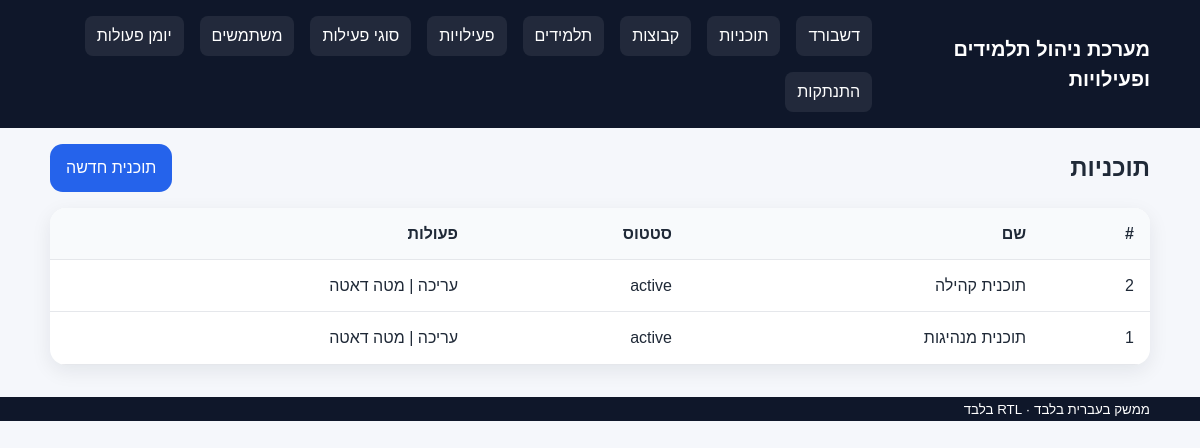
Screenshot of /programs.php (signed in) with the database file from the repository.
### tables this page shows
CREATE TABLE programs (
    id BIGINT UNSIGNED AUTO_INCREMENT PRIMARY KEY,
    name VARCHAR(150) NOT NULL,
    status ENUM('active', 'inactive') NOT NULL DEFAULT 'active',
    deleted_at TIMESTAMP NULL DEFAULT NULL,
    created_at TIMESTAMP NULL DEFAULT CURRENT_TIMESTAMP,
    updated_at TIMESTAMP NULL DEFAULT CURRENT_TIMESTAMP ON UPDATE CURRENT_TIMESTAMP
);

### includes/functions.php (called while the page is built, shortened)
<?php
function e($value): string
{
    return htmlspecialchars((string)$value, ENT_QUOTES, 'UTF-8');
}

### public/programs.php (the view, shortened to what this page needs)
<?php
$db = getDB();
$programs = $db->query('SELECT * FROM programs ORDER BY id DESC')->fetchAll();
include __DIR__ . '/../includes/header.php';
?>
<section class="page-header actions-between"><h2>תוכניות</h2><a class="btn primary" href="program_form.php">תוכנית חדשה</a></section>
<div class="table-wrap"><table><thead><tr><th>#</th><th>שם</th><th>סטטוס</th><th>פעולות</th></tr></thead><tbody>
<?php foreach ($programs as $program): ?>
<tr><td><?= (int)$program['id'] ?></td><td><?= e($program['name']) ?></td><td><?= e($program['status']) ?></td><td><a href="program_form.php?id=<?= (int)$program['id'] ?>">עריכה</a> | <a href="metadata_fields.php?program_id=<?= (int)$program['id'] ?>">מטה דאטה</a></td></tr>
<?php endforeach; ?>
</tbody></table></div>
<?php include __DIR__ . '/../includes/footer.php'; ?>

### assets/css/layout.css (style rules this page uses)
body { font-family:Arial,sans-serif;background:#f5f7fb;color:#1f2937;line-height:1.5 }
.header-inner,.main-nav,.actions-between,.button-row { display:flex;gap:1rem;align-items:center }
.page-header { margin-bottom:1rem }
.actions-between { justify-content:space-between }

### assets/css/forms.css (style rules this page uses)
.btn { display:inline-flex;justify-content:center;align-items:center;padding:.75rem 1rem;border:none;border-radius:.8rem;background:#e2e8f0;color:#111827;cursor:pointer }
.btn.primary { background:#2563eb;color:#fff }

### assets/css/tables.css (style rules this page uses)
.table-wrap { overflow:auto;background:#fff;border-radius:1rem;box-shadow:0 6px 20px rgba(15,23,42,.08) }
table { width:100%;border-collapse:collapse;min-width:640px }
th,td { padding:.85rem 1rem;text-align:right;border-bottom:1px solid #e5e7eb }
thead th { background:#f8fafc;font-weight:700 }

### assets/css/app.css (style rules this page uses)
body { background: #f5f7fb; color: #1f2937; }
.actions-between { display: flex; justify-content: space-between; align-items: center; gap: 12px; }

### rows the page displays
programs: id "2", name "תוכנית קהילה", status "active"
programs: id "1", name "תוכנית מנהיגות", status "active"

### other values shown
getConfig()['app_name'] "מערכת ניהול תלמידים ופעילויות"
